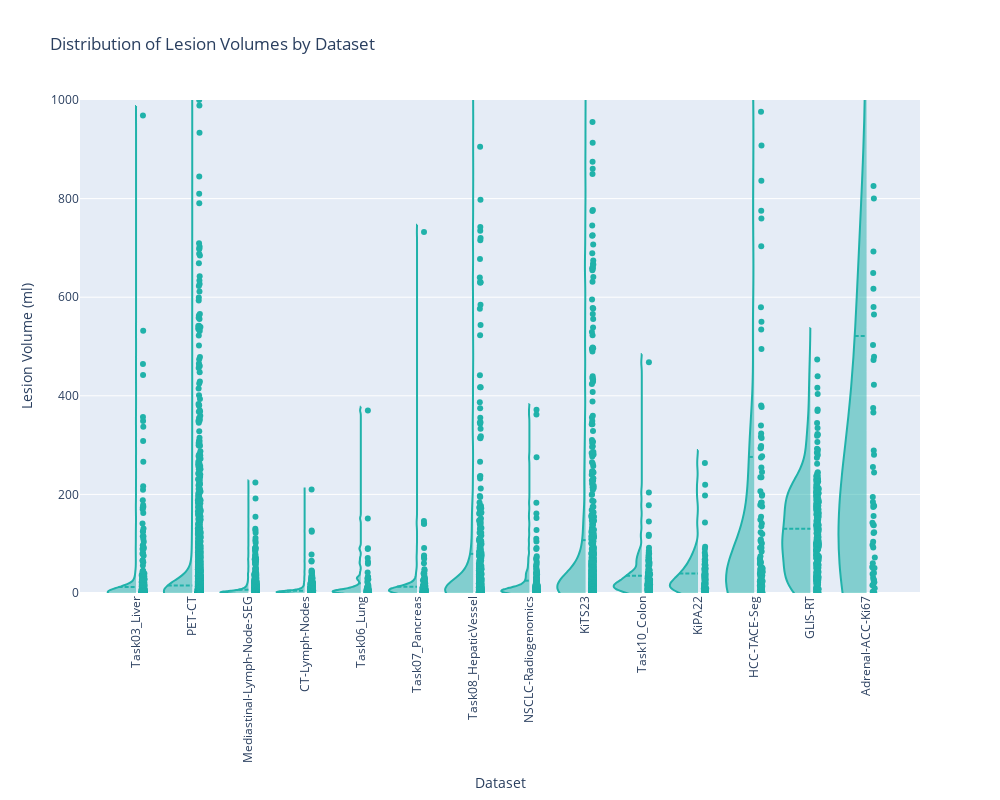

Source (notebook cell):
### Code cell
# Distribution of Lesions Volume for each Dataset
sorted_by_median = df.groupby('dataset')['volume_ml'].median().reset_index().sort_values(by='volume_ml')['dataset'].tolist()
fig = go.Figure()
for dataset in sorted_by_median:
    fig.add_trace(
        go.Violin(
            y=df[df['dataset'] == dataset]['volume_ml'],
            legendgroup=dataset,
            scalegroup=dataset,
            name=dataset,
            side='negative',
            pointpos=0.25,
            line_color='lightseagreen'
        )
    )
# Update for all traces 
fig.update_traces(
    meanline_visible=True,
    points='all',
    jitter=0.05
)
fig.update_layout(
    xaxis_showgrid=False,
    xaxis_zeroline=False,
    width=1000,
    height=800,
    yaxis_range=[0, 1000],
    yaxis_title='Lesion Volume (ml)',
    xaxis_title='Dataset',
    title='Distribution of Lesion Volumes by Dataset',
    violingap=0,
    violingroupgap=0,
    violinmode='overlay',
    showlegend=False,
    xaxis_tickangle=-90
)
fig.show()

### Figure 1 — Plotly figure (JSON) as saved in the notebook; plotly's stock layout.template omitted (floating-point values rounded to 4 significant figures; data arrays with more than 128 entries replaced by an {"elided": "..."} marker saying what was removed)
{"data": [{"jitter": 0.05, "legendgroup": "Task03_Liver", "line": {"color": "lightseagreen"}, "meanline": {"visible": true}, "name": "Task03_Liver", "pointpos": 0.25, "points": "all", "scalegroup": "Task03_Liver", "side": "negative", "type": "violin", "y": {"elided": "857 float values"}}, {"jitter": 0.05, "legendgroup": "PET-CT", "line": {"color": "lightseagreen"}, "meanline": {"visible": true}, "name": "PET-CT", "pointpos": 0.25, "points": "all", "scalegroup": "PET-CT", "side": "negative", "type": "violin", "y": {"elided": "7141 float values"}}, {"jitter": 0.05, "legendgroup": "Mediastinal-Lymph-Node-SEG", "line": {"color": "lightseagreen"}, "meanline": {"visible": true}, "name": "Mediastinal-Lymph-Node-SEG", "pointpos": 0.25, "points": "all", "scalegroup": "Mediastinal-Lymph-Node-SEG", "side": "negative", "type": "violin", "y": {"elided": "1438 float values"}}, {"jitter": 0.05, "legendgroup": "CT-Lymph-Nodes", "line": {"color": "lightseagreen"}, "meanline": {"visible": true}, "name": "CT-Lymph-Nodes", "pointpos": 0.25, "points": "all", "scalegroup": "CT-Lymph-Nodes", "side": "negative", "type": "violin", "y": {"elided": "1031 float values"}}, {"jitter": 0.05, "legendgroup": "Task06_Lung", "line": {"color": "lightseagreen"}, "meanline": {"visible": true}, "name": "Task06_Lung", "pointpos": 0.25, "points": "all", "scalegroup": "Task06_Lung", "side": "negative", "type": "violin", "y": [4.852, 1.304, 1.45, 1.321, 7.117, 4.202, 89.46, 0.01295, 12.18, 31.13, 1.115, 5.124, 8.529, 2.794, 59.1, 4.906, 3.915, 22.21, 0.003798, 29.27, 0.004125, 151.3, 3.494, 70.78, 32.76, 14.19, 8.076, 0.04789, 1.154, 5.215, 63.35, 6.02, 2.831, 12.6, 6.361, 10.09, 5.035, 2.656, 12.17, 370.4, 6.578, 28.58, 4.773, 0.8026, 1.562, 1.528, 4.997, 90.83, 41.44, 7.873, 0.8322, 2.225, 1.682, 9.466, 27.75, 0.04339, 11.33, 5.664, 3.199, 1.162, 2.975, 1.395, 17.05, 0.05622, 0.4148, 31.27, 3.512, 2.244, 4.223, 0.7377]}, {"jitter": 0.05, "legendgroup": "Task07_Pancreas", "line": {"color": "lightseagreen"}, "meanline": {"visible": true}, "name": "Task07_Pancreas", "pointpos": 0.25, "points": "all", "scalegroup": "Task07_Pancreas", "side": "negative", "type": "violin", "y": {"elided": "283 float values"}}, {"jitter": 0.05, "legendgroup": "Task08_HepaticVessel", "line": {"color": "lightseagreen"}, "meanline": {"visible": true}, "name": "Task08_HepaticVessel", "pointpos": 0.25, "points": "all", "scalegroup": "Task08_HepaticVessel", "side": "negative", "type": "violin", "y": {"elided": "532 float values"}}, {"jitter": 0.05, "legendgroup": "NSCLC-Radiogenomics", "line": {"color": "lightseagreen"}, "meanline": {"visible": true}, "name": "NSCLC-Radiogenomics", "pointpos": 0.25, "points": "all", "scalegroup": "NSCLC-Radiogenomics", "side": "negative", "type": "violin", "y": {"elided": "156 float values"}}, {"jitter": 0.05, "legendgroup": "KiTS23", "line": {"color": "lightseagreen"}, "meanline": {"visible": true}, "name": "KiTS23", "pointpos": 0.25, "points": "all", "scalegroup": "KiTS23", "side": "negative", "type": "violin", "y": {"elided": "602 float values"}}, {"jitter": 0.05, "legendgroup": "Task10_Colon", "line": {"color": "lightseagreen"}, "meanline": {"visible": true}, "name": "Task10_Colon", "pointpos": 0.25, "points": "all", "scalegroup": "Task10_Colon", "side": "negative", "type": "violin", "y": {"elided": "130 float values"}}, {"jitter": 0.05, "legendgroup": "KiPA22", "line": {"color": "lightseagreen"}, "meanline": {"visible": true}, "name": "KiPA22", "pointpos": 0.25, "points": "all", "scalegroup": "KiPA22", "side": "negative", "type": "violin", "y": [38.25, 8.92, 8.658, 50.26, 16.6, 41.97, 14.13, 75.71, 10.0, 10.8, 263.9, 25.36, 34.6, 56.4, 25.01, 5.545, 22.13, 93.99, 10.8, 197.8, 27.69, 57.71, 19.26, 62.01, 5.99, 32.77, 17.65, 37.99, 13.76, 89.33, 4.862, 19.1, 66.88, 57.93, 1.941, 11.29, 49.22, 26.76, 11.23, 81.78, 41.0, 7.999, 32.24, 75.39, 29.9, 14.93, 8.24, 2.563, 63.65, 39.52, 11.23, 16.96, 24.6, 18.38, 36.48, 3.327, 44.14, 8.381, 5.453, 27.56, 142.8, 219.8, 50.45, 5.072, 3.291, 67.72, 46.75, 15.54, 7.175, 33.19, 5.93, 37.05]}, {"jitter": 0.05, "legendgroup": "HCC-TACE-Seg", "line": {"color": "lightseagreen"}, "meanline": {"visible": true}, "name": "HCC-TACE-Seg", "pointpos": 0.25, "points": "all", "scalegroup": "HCC-TACE-Seg", "side": "negative", "type": "violin", "y": {"elided": "145 float values"}}, {"jitter": 0.05, "legendgroup": "GLIS-RT", "line": {"color": "lightseagreen"}, "meanline": {"visible": true}, "name": "GLIS-RT", "pointpos": 0.25, "points": "all", "scalegroup": "GLIS-RT", "side": "negative", "type": "violin", "y": {"elided": "250 float values"}}, {"jitter": 0.05, "legendgroup": "Adrenal-ACC-Ki67", "line": {"color": "lightseagreen"}, "meanline": {"visible": true}, "name": "Adrenal-ACC-Ki67", "pointpos": 0.25, "points": "all", "scalegroup": "Adrenal-ACC-Ki67", "side": "negative", "type": "violin", "y": [244.6, 1692.0, 123.0, 26.22, 255.7, 15.64, 503.3, 60.39, 71.78, 2.644, 375.1, 580.0, 7864.0, 184.5, 692.9, 0.5844, 137.3, 121.7, 825.4, 50.76, 1855.0, 800.0, 17.48, 1515.0, 40.67, 289.2, 479.1, 176.3, 103.7, 142.4, 617.0, 92.21, 1418.0, 31.11, 194.8, 178.6, 138.4, 50.26, 422.7, 472.8, 26.59, 97.4, 21.85, 156.1, 9.731, 52.65, 1326.0, 174.4, 565.0, 365.9, 649.2, 1524.0, 38.74, 280.3]}], "layout": {"height": 800, "showlegend": false, "title": {"text": "Distribution of Lesion Volumes by Dataset"}, "violingap": 0, "violingroupgap": 0, "violinmode": "overlay", "width": 1000, "xaxis": {"showgrid": false, "tickangle": -90, "title": {"text": "Dataset"}, "zeroline": false}, "yaxis": {"range": [0, 1000], "title": {"text": "Lesion Volume (ml)"}}}}
